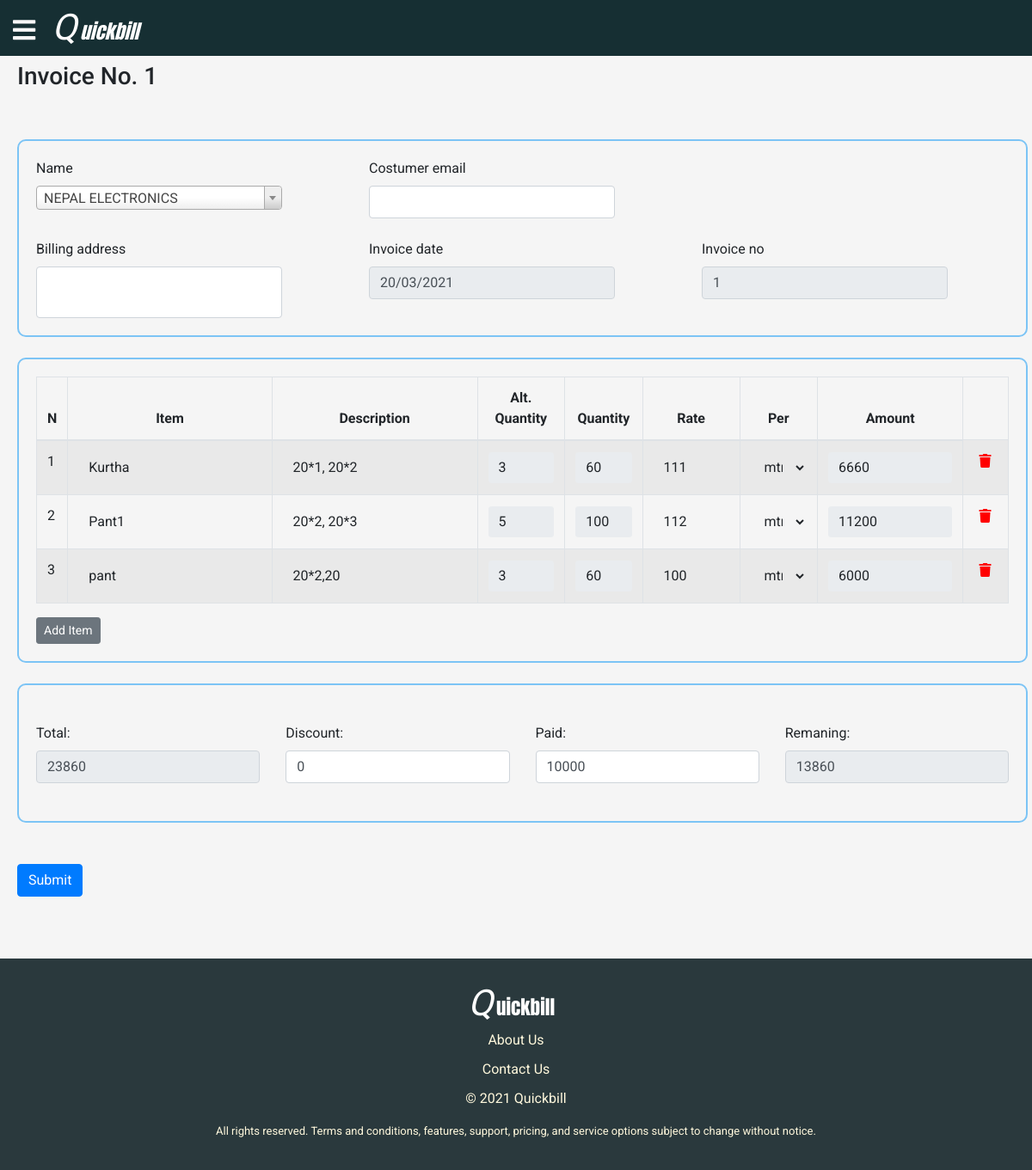
Screenshot of /1/update (signed in) with the database file from the repository.
### Quickbill/invoice/models.py (models this page shows, shortened)
class SalesInvoice(db.Model):
    __tablename__ = 'sales_invoice'
    admin = db.relationship(User)
    id = db.Column(db.Integer, primary_key=True)
    admin_id=db.Column(db.Integer,db.ForeignKey('admin.id'),nullable=False)
    date = db.Column(db.DateTime, nullable=False, default=datetime.date.today())
    name = db.Column(db.Text, nullable=False)
    total_amount = db.Column(db.Integer,default=0)
    paid_amount = db.Column(db.Integer)
    remaning_amount = db.Column(db.Integer,default=0)
    discount = db.Column(db.Integer,nullable=True, default=0)

class Sales(db.Model):
    __tablename__='sales'
    invoice = db.relationship(SalesInvoice)
    sales_id = db.Column(db.Integer,primary_key=True)
    invoice_id=db.Column(db.Integer, db.ForeignKey('sales_invoice.id'), nullable=False)
    item = db.Column(db.String,nullable = False)
    description = db.Column(db.String, nullable = False)
    alternate_quantity = db.Column(db.String, nullable = False)
    quantity = db.Column(db.String,nullable = False)
    rate = db.Column(db.String,nullable = False)
    per = db.Column(db.String, nullable = False)
    amount = db.Column(db.String,nullable = False)

### Quickbill/invoice/application/views.py (the view, shortened to what this page needs)
@application.route('/<int:id>/update', methods=["GET", "POST"])
@login_required
def update(id):
    users = Customer.query.all()
    form = MainForm()
    invoice = SalesInvoice.query.filter_by(id=id).first()
    last_entry = Sales.query.filter_by(invoice_id=id)
    date = invoice.date.strftime("%d/%m/%Y")
    name = invoice.name
    item_len = list(range(last_entry.count()))
    return render_template('update.html', name=name, date=date, form=form, users=users,  role='costumer', last_entry=last_entry, item_len=item_len, invoice=invoice)

### Quickbill/invoice/forms.py
class MainForm(FlaskForm):
    name=StringField('Costumer Name: ',validators=[DataRequired()])
    item = StringField('Item',validators=[DataRequired()])
    description = StringField('Description',validators=[DataRequired()])
    alternate_quantity = StringField('Alt. Quantity')
    quantity=StringField('Quantity',validators=[DataRequired()])
    rate = StringField('Rate',validators=[DataRequired()])
    per = StringField('Per',validators=[DataRequired()])
    amount=StringField('Amount',validators=[DataRequired()])
    total_amount=StringField('Total Amount',validators=[DataRequired()])
    paid_amount=IntegerField('Paid Amount',validators=[DataRequired()])
    discount=IntegerField('Discount')
    remaning_amount = IntegerField('Remaning Amount',validators=[DataRequired()])
    submit=SubmitField('Submit')

### Quickbill/invoice/models.py (called while the page is built)
@login_manager.user_loader
def load_user(user_id):
    return User.query.get(user_id)

### Quickbill/invoice/templates/update.html (shortened to what this page needs)
{% extends 'appbase.html' %}
{% block content %}
<div>
    <h3>Invoice No. {{invoice.id }} </h3>
    <br><br>
    <div class="client-info" style="border: solid rgb(124, 196, 245) 2px; padding: 20px; border-radius: 10px;">
        <div class="row">
            <div class="col-4">
                <label for="costumer_name">Name</label><br>
            </div>
            <div class="col-4">
                <label for="costumer_email"> Costumer email</label>
                <input type="email" name="costumer_email" id="costumer_email" class="form-control" style="width: 80%;">
            </div>
        </div>
        <br>
        <div class="row">
            <div class="col-4">
                <label for="billing_address">Billing address</label>
                <input type="text" name="billing_address" id="billing_address" class="form-control"
                    style="height: 60px;width: 80%;">
            </div>
            <div class="col-4">
                <label for="invoice_date">Invoice date</label><br>
                <input type="text" name="invoice_date" id="invoice_date" class="form-control" style="width: 80%;" disabled>
            </div>
            <div class="col-4">
                <label for="invoice_no">Invoice no</label><br>
                <input type="number" name="invoice_no" id="invoice_no" class="form-control" style="width: 80%;" disabled>
            </div>
        </div>
    </div><br>
    <div class="sales-info" style="border: solid rgb(124, 196, 245) 2px; padding: 20px; border-radius: 10px;">
        <div>
            <table class="table  table-striped table-bordered">
                <thead>
                    <tr>
                        <th class="text-center" style="width: 3%;">N</th>
                        <th class="text-center" style="width: 21%;">Item</th>
                        <th class="text-center">Description</th>
                        <th class="text-center " style="width: 9%;">Alt. Quantity</th>
                        <th class="text-center" style="width: 8%;">Quantity</th>
                        <th class="text-center" style="width: 10%;">Rate</th>
                        <th class="text-center" style="width: 8%;">Per</th>
                        <th class="text-center" style="width: 15%;">Amount</th>
                    </tr>
                </thead>
                <tbody>
                    {% for i in item_len %}
                    <tr data-id={{i+1}}>
                        <td class="no" data-id="{{i+1}}">{{i+1}}</td>
                        <td><input type="text" data-id="{{i+1}}" class="form-control form-control-plaintext item", value = '{{last_entry[i].item}}'></td>
                        <td><input type="text" data-id="{{i+1}}" class="form-control form-control-plaintext description"  value = '{{last_entry[i].description}}'></td>
                        <td><input type="text" data-id="{{i+1}}" class="form-control form-control-plaintext alt_quantity"  value = '{{last_entry[i].alternate_quantity}}' disabled></td>
                        <td><input type="text" data-id="{{i+1}}" class="form-control form-control-plaintext quantity "  value = '{{last_entry[i].quantity}}' disabled></td>
                        <td><input type="text" data-id="{{i+1}}" class="form-control form-control-plaintext  rate"  value ='{{last_entry[i].rate}}' ></td>
                        <td><select class="form-control form-control-plaintext per" name="" data-id="{{i+1}}" selected='{{last_entry[i].per}}'>
                                {% if last_entry[i].per == 'pcs' %}
                                <option>mtr</option>
                                <option selected = "selected">pcs</option>
                                {% else %}
                                <option selected = "selected">mtr</option>
                                {% endif %}
                            </select></td>
                        <td><input type="text" data-id="{{i+1}}" class="form-control form-control-plaintext amount" disabled  value ='{{last_entry[i].amount}}'></td>
                        <td><button data-id="{{i+1}}" class="delete" style="border: 0ch;background: transparent;"><i
                                    class="fas fa-trash" style="color: red;"></i></button></td>
                    </tr>
                    {% endfor %}
                </tbody>
            </table>
            <button class="btn btn-secondary btn-sm" id="add_item">Add Item</button>
        </div>
    </div>
    <br>
    <div class="payment-info" style="border: solid rgb(124, 196, 245) 2px; padding: 20px; border-radius: 10px;">
        <br>
        <div class="row">
            <div class="col-3">
                <label for="total">Total:</label>
                <input type="number" name="total" id="total" class="form-control" value="{{invoice.total_amount}}" disabled>
            </div>
            <div class="col-3">
                <label for="discount">Discount:</label>
                <input type="number" name="discount" id="discount" class="form-control"   value="{{invoice.discount}}">
            </div>
            <div class="col-3">
                <label for="payment">Paid:</label>
                <input type="number" name="payment" id="payment" class="form-control"  value="{{invoice.paid_amount}}">
            </div>
            <div class="col-3">
                <label for="remaning">Remaning:</label>
                <input type="number" name="remaning" id="remaning" class="form-control"  value="{{invoice.remaning_amount}}" disabled >
            </div>
        </div><br>
    </div>
    <form method="POST">
        <br><br>
        {{form.submit(class = 'btn btn-primary submit')}}
    </form>
</div><br><br><br>
<link href="https://cdn.jsdelivr.net/npm/select2@4.1.0-rc.0/dist/css/select2.min.css" rel="stylesheet" />
{% endblock %}

### Quickbill/invoice/static/css/style.css (style rules this page uses)
body { font-family: Roboto, "arial"; margin: 0; }
html { margin: 0; padding: 0; }

### Quickbill/invoice/templates/update.html (style rules this page uses)
body { background: rgb(245, 245, 245); }

### rows the page displays
SalesInvoice: id "1", total "23860", discount "0", payment "10000", remaning "13860"
Sales: item "Kurtha", description "20*1, 20*2", alternate_quantity "3", quantity "60", rate "111", per "mtr", amount "6660"
Sales: item "Pant1", description "20*2, 20*3", alternate_quantity "5", quantity "100", rate "112", per "mtr", amount "11200"
Sales: item "pant", description "20*2,20", alternate_quantity "3", quantity "60", rate "100", per "mtr", amount "6000"

### other values shown
{{ i+1 }} "1" "2" "3"
